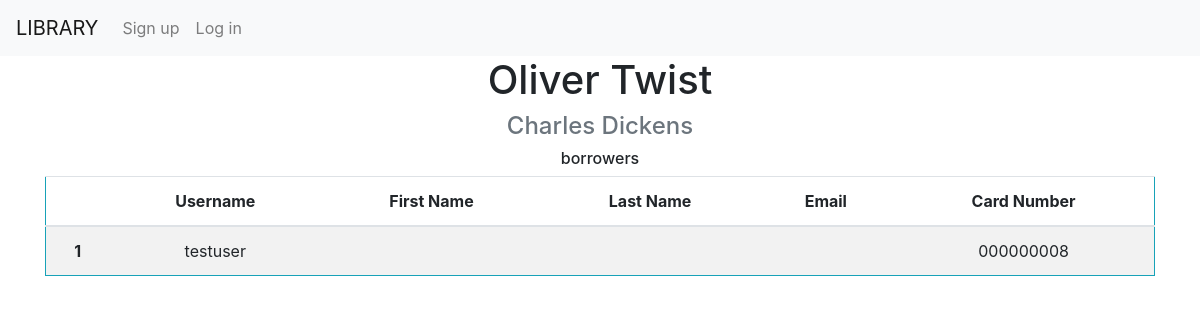
The page /book/borrowers/20/ on the database its author committed.
### bookshelf/models.py (models this page shows, shortened)
class Book(models.Model):
    title = models.CharField(max_length=100)
    author = models.ForeignKey(Author, on_delete=models.CASCADE, null=True)
    cover = models.CharField(max_length=200, default='static/bookshelf/standard_cover.png')
    ISBN = models.CharField(max_length=13, default='0000000000000')
    TYPE_CHOICES = [
        ('paperback', 'Paperback'),
        ('electronic', 'Electronic')
    ]
    type = models.CharField(max_length=11,
                            choices=TYPE_CHOICES,
                            default='paperback')
    STATUS_CHOICES = [
        ('A', 'Available'),
        ('N', 'Not available'),
    ]
    status = models.CharField(
        max_length=1,
        choices=STATUS_CHOICES,
        default='A',
    )
    def __str__(self):
        return ("%s %s. %s" % (self.title, self.author.first_name[:1], self.author.last_name))

class Author(models.Model):
    first_name = models.CharField(max_length=50)
    last_name = models.CharField(max_length=50)

class Profile(models.Model):
    user = models.OneToOneField(User, on_delete=models.CASCADE)
    card_number = models.CharField(max_length=13, default='000000000')

### bookshelf/views.py (the view)
# urls.py: path('book/borrowers/<int:pk>/', BookBorrowersDetailView.as_view(), name='borrowers_detail'),
class BookBorrowersDetailView(DetailView):
    model = Book
    template_name = 'bookshelf/borrowers_detail.html'

### templates/bookshelf/borrowers_detail.html (shortened to what this page needs)
{% extends 'bookshelf/base.html' %}
{% block content %}
    <div class="container">
        <div class="row">
            <div class="col text-center">
                <h1>{{ book.title|title }} </h1>
            <h4 class="text-muted">{{ book.author.first_name }} {{ book.author.last_name }}</h4>
                <h6>borrowers</h6>
                <div class="table-responsive">
                    <table class="table table-striped border border-info">
                        <thead>
                        <tr>
                            <th scope="col"></th>
                            <th scope="col">Username</th>
                            <th scope="col">First Name</th>
                            <th scope="col">Last Name</th>
                            <th scope="col">Email</th>
                            <th scope="col">Card Number</th>
                        </tr>
                        </thead>
                        <tbody>
                        {% for i in book.paperbook.borrower.all %}
                            <tr>
                                <th scope="row">{{ forloop.counter }}</th>
                                <td>{{ i.username }}</td>
                                <td>{{ i.first_name }}</td>
                                <td>{{ i.last_name }}</td>
                                <td>{{ i.email }}</td>
                                <td>{{ i.profile.card_number }}</td>
                            </tr>
                        {% endfor %}
                        </tbody>
                </div>
            </div>
        </div>
{% endblock %}

### rows shown on the page
Book: title "Oliver Twist", author.first_name "Charles", author.last_name "Dickens"

### other values the page prints
{{ i.username }} "testuser"
{{ i.profile.card_number }} "000000008"
